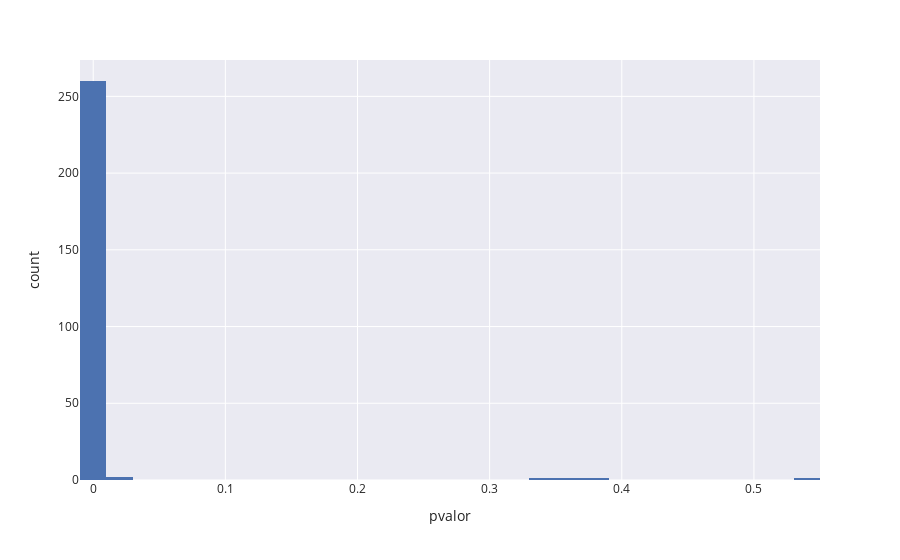

The notebook cell this image was saved under:
### Code cell
fig = px.histogram(louvain_clusters, x="pvalor")
fig.show()

### Figure 1 — Plotly figure (JSON) as saved in the notebook; plotly's stock layout.template omitted (floating-point values rounded to 4 significant figures; data arrays with more than 128 entries replaced by an {"elided": "..."} marker saying what was removed)
{"data": [{"alignmentgroup": "True", "bingroup": "x", "hovertemplate": "pvalor=%{x}<br>count=%{y}<extra></extra>", "legendgroup": "", "marker": {"color": "rgb(76,114,176)", "pattern": {"shape": ""}}, "name": "", "offsetgroup": "", "orientation": "v", "showlegend": false, "type": "histogram", "x": {"elided": "266 float values"}, "xaxis": "x", "yaxis": "y"}], "layout": {"barmode": "relative", "legend": {"tracegroupgap": 0}, "margin": {"t": 60}, "xaxis": {"anchor": "y", "domain": [0, 1], "title": {"text": "pvalor"}}, "yaxis": {"anchor": "x", "domain": [0, 1], "title": {"text": "count"}}}}
